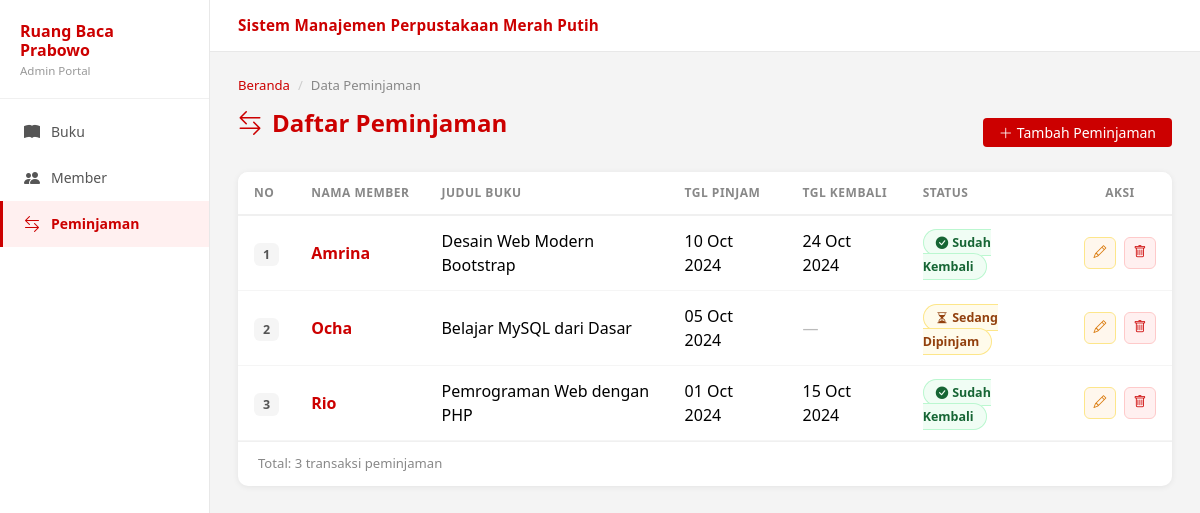
The app's page /Peminjaman.php with its own data.
### tables this page shows
CREATE TABLE IF NOT EXISTS peminjaman (
    id_peminjaman INT AUTO_INCREMENT PRIMARY KEY,
    id_member     INT  NOT NULL,
    id_buku       INT  NOT NULL,
    tgl_pinjam    DATE NOT NULL,
    tgl_kembali   DATE,
    CONSTRAINT fk_member    FOREIGN KEY (id_member) REFERENCES member(id_member) ON DELETE CASCADE,
    CONSTRAINT fk_buku      FOREIGN KEY (id_buku)   REFERENCES buku(id_buku)   ON DELETE CASCADE
);

CREATE TABLE IF NOT EXISTS member (
    id_member     INT AUTO_INCREMENT PRIMARY KEY,
    nama_member   VARCHAR(250) NOT NULL,
    nomor_member  VARCHAR(15)  NOT NULL UNIQUE,
    alamat        TEXT,
    tgl_mendaftar DATETIME,
    tgl_terkahir_bayar DATE
);

CREATE TABLE IF NOT EXISTS buku (
    id_buku      INT AUTO_INCREMENT PRIMARY KEY,
    judul_buku   VARCHAR(500) NOT NULL,
    penulis      VARCHAR(500) NOT NULL,
    penerbit     VARCHAR(250),
    tahun_terbit INT
);

### Model.php (called while the page is built, shortened)
<?php
function getAllPeminjaman(): mysqli_result {
    $conn = getKoneksi();
    $sql  = "SELECT p.*, m.nama_member, b.judul_buku
             FROM   peminjaman p
             JOIN   member     m ON p.id_member = m.id_member
             JOIN   buku       b ON p.id_buku   = b.id_buku
             ORDER  BY p.id_peminjaman DESC";
    return mysqli_query($conn, $sql);
}

### Peminjaman.php (the view, shortened to what this page needs)
<?php
require_once 'Model.php';
$dataPinjam = getAllPeminjaman();
$total      = mysqli_num_rows($dataPinjam);
$activePage = 'peminjaman'; $pageTitle = 'Data Peminjaman';
include '_layout.php';
?>
        <nav aria-label="breadcrumb">
            <ol class="breadcrumb">
                <li class="breadcrumb-item"><a href="Peminjaman.php">Beranda</a></li>
                <li class="breadcrumb-item active">Data Peminjaman</li>
            </ol>
        </nav>
        <div class="d-flex align-items-center justify-content-between mb-3">
            <h4 class="page-title"><i class="bi bi-arrow-left-right"></i> Daftar Peminjaman</h4>
            <a href="FormPeminjaman.php" class="btn btn-merah btn-sm px-3">
                <i class="bi bi-plus-lg me-1"></i>Tambah Peminjaman
            </a>
        </div>
        <div class="content-card">
            <div class="table-responsive">
                <table class="table">
                    <thead>
                        <tr>
                            <th style="width:52px">No</th>
                            <th>Nama Member</th>
                            <th>Judul Buku</th>
                            <th>Tgl Pinjam</th>
                            <th>Tgl Kembali</th>
                            <th>Status</th>
                            <th class="text-center" style="width:90px">Aksi</th>
                        </tr>
                    </thead>
                    <tbody>
                    <?php
                    $no = 1;
                    if ($total > 0):
                        while ($row = mysqli_fetch_assoc($dataPinjam)):
                            $sudahKembali = !empty($row['tgl_kembali']);
                    ?>
                        <tr>
                            <td><span class="badge-no"><?= $no++ ?></span></td>
                            <td><a class="nama-link"><?= htmlspecialchars($row['nama_member']) ?></a></td>
                            <td><?= htmlspecialchars($row['judul_buku']) ?></td>
                            <td><?= date('d M Y', strtotime($row['tgl_pinjam'])) ?></td>
                            <td><?= $sudahKembali ? date('d M Y', strtotime($row['tgl_kembali'])) : '<span style="color:#bbb">—</span>' ?></td>
                            <td>
                                <?php if ($sudahKembali): ?>
                                    <span class="badge-kembali"><i class="bi bi-check-circle-fill me-1"></i>Sudah Kembali</span>
                                <?php else: ?>
                                    <span class="badge-pinjam"><i class="bi bi-hourglass-split me-1"></i>Sedang Dipinjam</span>
                                <?php endif; ?>
                            </td>
                            <td>
                                <div class="d-flex gap-2 justify-content-center">
                                    <a href="FormPeminjaman.php?id=<?= $row['id_peminjaman'] ?>" class="btn btn-icon-edit" title="Edit">
                                        <i class="bi bi-pencil" style="font-size:.8rem"></i>
                                    </a>
                                    <a href="Peminjaman.php?action=delete&id=<?= $row['id_peminjaman'] ?>"
                                       class="btn btn-icon-del" title="Hapus"
                                       onclick="return confirm('Hapus data peminjaman ini?')">
                                        <i class="bi bi-trash" style="font-size:.8rem"></i>
                                    </a>
                                </div>
                            </td>
                        </tr>
                    <?php endwhile; else: ?>
                        <tr><td colspan="7" class="text-center py-5 text-muted">
                            <i class="bi bi-inbox fs-2 d-block mb-2"></i>Belum ada data peminjaman.
                        </td></tr>
                    <?php endif; ?>
                    </tbody>
                </table>
            </div>
            <div class="content-card-footer">
                <span>Total: <?= $total ?> transaksi peminjaman</span>
            </div>
        </div>
    </div>
</div>
</body></html>

### _layout.php (shortened to what this page needs)
<?php
$activePage = $activePage ?? '';
?>
<!DOCTYPE html>
<html lang="id">
<head>
    <link rel="stylesheet" href="https://cdn.jsdelivr.net/npm/bootstrap@5.3.3/dist/css/bootstrap.min.css">
    <link rel="stylesheet" href="https://cdn.jsdelivr.net/npm/bootstrap-icons@1.11.3/font/bootstrap-icons.min.css">
</head>
<body>
<div class="sidebar" id="sidebar">
    <div class="sidebar-brand">
        <div class="brand-name">Ruang Baca<br>Prabowo</div>
        <div class="brand-sub">Admin Portal</div>
    </div>
    <nav class="sidebar-nav">
        <a href="Buku.php" class="<?= ($activePage==='buku') ? 'active' : '' ?>">
            <i class="bi bi-book-fill"></i> Buku
        </a>
        <a href="Member.php" class="<?= ($activePage==='member') ? 'active' : '' ?>">
            <i class="bi bi-people-fill"></i> Member
        </a>
        <a href="Peminjaman.php" class="<?= ($activePage==='peminjaman') ? 'active' : '' ?>">
            <i class="bi bi-arrow-left-right"></i> Peminjaman
        </a>
    </nav>
</div>
<div class="main-wrap">
    <div class="top-bar">Sistem Manajemen Perpustakaan Merah Putih</div>
    <div class="content-area">

### _layout.php (style rules this page uses)
:root { --merah: #cc0000; --merah-dark: #990000; --merah-light: #fff0f0; --sidebar-w: 210px; }
* { box-sizing: border-box; }
body { background: #f4f4f4; font-family: 'Segoe UI', sans-serif; margin: 0; }
.sidebar { position: fixed; top: 0; left: 0; width: var(--sidebar-w); height: 100vh; background: #fff; border-right: 1px solid #e8e8e8; display: flex; flex-direction: column; z-index: 160; transition: transform .25s ease; }
.sidebar-brand { padding: 22px 20px 18px; border-bottom: 1px solid #f0f0f0; }
.sidebar-brand .brand-name { font-size: 1rem; font-weight: 800; color: var(--merah); line-height: 1.2; }
.sidebar-brand .brand-sub { font-size: .72rem; color: #999; margin-top: 2px; }
.sidebar-nav { padding: 10px 0; flex: 1; }
.sidebar-nav a { display: flex; align-items: center; gap: 10px; padding: 11px 20px; color: #555; text-decoration: none; font-size: .875rem; font-weight: 500; border-left: 3px solid transparent; transition: all .15s; }
.sidebar-nav a.active { background: var(--merah-light); color: var(--merah); border-left-color: var(--merah); font-weight: 700; }
.sidebar-nav a i { font-size: 1rem; width: 18px; text-align: center; }
.main-wrap { margin-left: var(--sidebar-w); min-height: 100vh; display: flex; flex-direction: column; }
.top-bar { background: #fff; border-bottom: 1px solid #e8e8e8; padding: 14px 28px; font-size: .95rem; font-weight: 700; color: var(--merah); letter-spacing: .2px; }
.content-area { padding: 24px 28px; flex: 1; }
.content-card { background: #fff; border-radius: 10px; box-shadow: 0 1px 6px rgba(0,0,0,.07); overflow: hidden; }
.content-card-footer { padding: 12px 20px; border-top: 1px solid #f0f0f0; font-size: .82rem; color: #888; display: flex; align-items: center; justify-content: space-between; }
.table { margin: 0; }
.table thead th { background: #fff; color: #888; font-size: .75rem; text-transform: uppercase; letter-spacing: .5px; font-weight: 700; border-bottom: 2px solid #f0f0f0; padding: 12px 16px; white-space: nowrap; }
.table tbody td { padding: 13px 16px; vertical-align: middle; border-color: #f5f5f5; }
.btn-merah { background: var(--merah); color: #fff; border: none; }
.btn-icon-edit { background: #fff7ed; color: #d97706; border: 1px solid #fde68a; width:32px;height:32px;padding:0;border-radius:6px; }
.btn-icon-del { background: #fff0f0; color: var(--merah); border: 1px solid #fecaca; width:32px;height:32px;padding:0;border-radius:6px; }
.badge-no { background:#f5f5f5; color:#555; border-radius:6px; font-size:.78rem; padding:3px 9px; font-weight:600; }
.badge-kembali { background:#f0fdf4; color:#166534; border:1px solid #bbf7d0; border-radius:20px; font-size:.78rem; padding:4px 12px; font-weight:600; }
.badge-pinjam { background:#fffbeb; color:#92400e; border:1px solid #fde68a; border-radius:20px; font-size:.78rem; padding:4px 12px; font-weight:600; }
.nama-link { color: var(--merah); font-weight: 600; text-decoration: none; }
.breadcrumb { font-size:.82rem; margin-bottom:14px; }
.breadcrumb-item a { color: var(--merah); text-decoration:none; }
.breadcrumb-item.active { color:#888; }
.breadcrumb-item + .breadcrumb-item::before { color:#ccc; }
.page-title { font-size:1.5rem; font-weight:800; color:var(--merah); margin:0 0 18px; display:flex; align-items:center; gap:10px; }
.page-title i { color:var(--merah); }

### records on screen
peminjaman: id_member.nama_member "Amrina", id_buku.judul_buku "Desain Web Modern Bootstrap", tgl_pinjam "10 Oct 2024", tgl_kembali "24 Oct 2024", shows "Sudah Kembali"
peminjaman: id_member.nama_member "Ocha", id_buku.judul_buku "Belajar MySQL dari Dasar", tgl_pinjam "05 Oct 2024", shows "Sedang Dipinjam"
peminjaman: id_member.nama_member "Rio", id_buku.judul_buku "Pemrograman Web dengan PHP", tgl_pinjam "01 Oct 2024", tgl_kembali "15 Oct 2024", shows "Sudah Kembali"

### other values on screen
$total "3"
